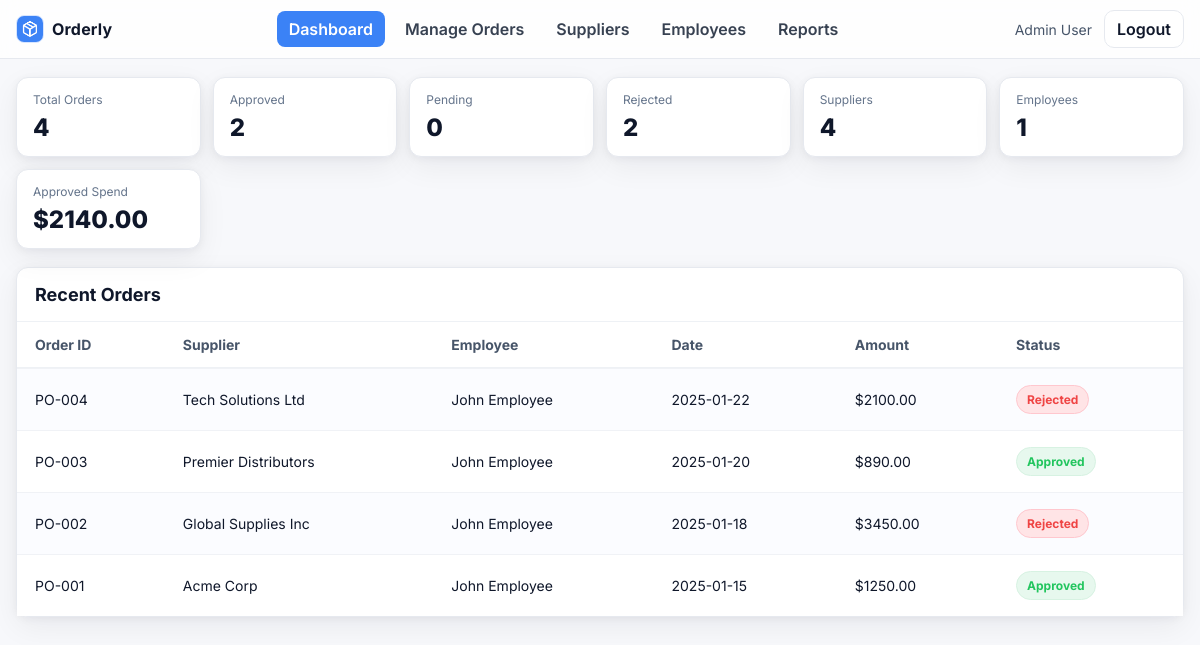
The app's page /admin/dashboard (signed in), older data.
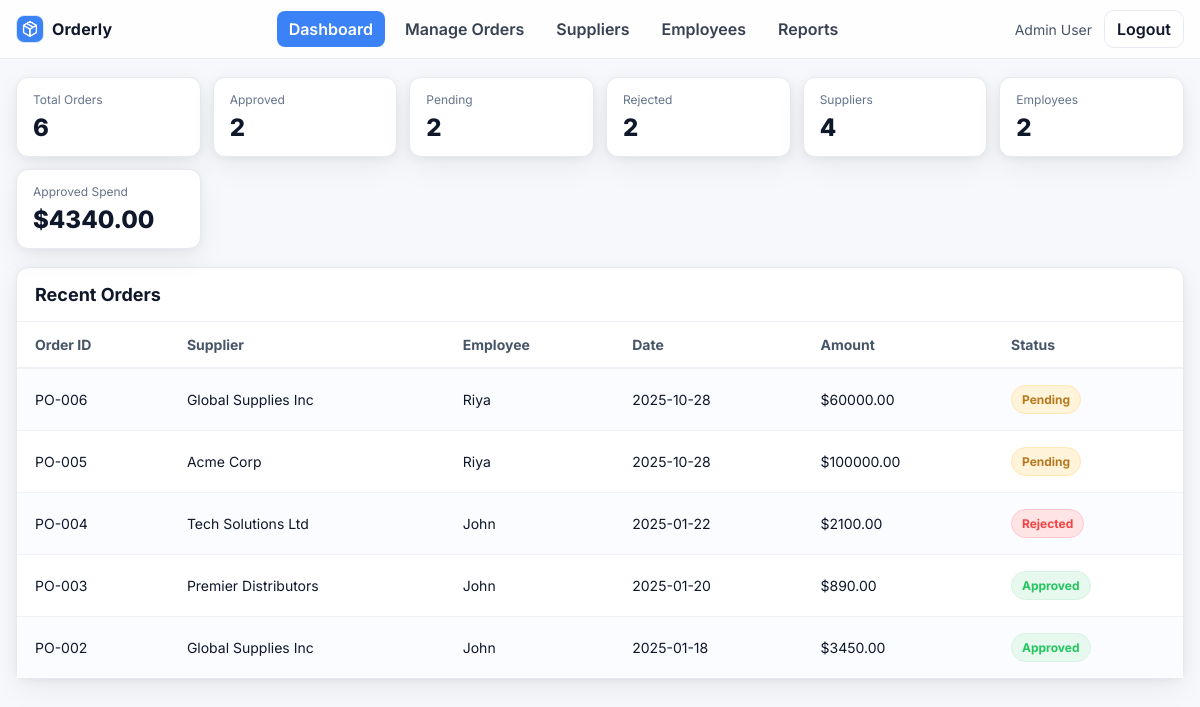
The same page, newer data.
### models.py (models this page shows, shortened)
class Order(db.Model):
    id = db.Column(db.Integer, primary_key=True)
    code = db.Column(db.String(20), unique=True, nullable=False)     # e.g., "PO-001"
    date = db.Column(db.Date, default=date.today, nullable=False)
    amount = db.Column(db.Float, default=0.0)                         # total dollar amount
    product_name = db.Column(db.String(100))
    quantity = db.Column(db.Integer)
    status = db.Column(db.String(20), default="Pending")              # Pending, Approved, Rejected
    employee_id = db.Column(db.Integer, db.ForeignKey('user.id'), nullable=False)
    supplier_id = db.Column(db.Integer, db.ForeignKey('supplier.id')) # nullable if supplier optional

class Supplier(db.Model):
    id = db.Column(db.Integer, primary_key=True)
    name = db.Column(db.String(100))
    contact = db.Column(db.String(100))
    email = db.Column(db.String(100))
    address = db.Column(db.String(200))
    orders = db.relationship('Order', backref='supplier', lazy=True)

class User(db.Model):
    id = db.Column(db.Integer, primary_key=True)
    name = db.Column(db.String(100))
    email = db.Column(db.String(100), unique=True)
    password = db.Column(db.String(100))
    role = db.Column(db.String(20))  # 'admin' or 'employee'
    orders = db.relationship('Order', backref='employee', lazy=True)

### app.py (the view)
@app.route('/admin/dashboard')
def admin_dashboard():
    if session.get('role') != 'admin':
        flash("Unauthorized access"); return redirect('/')
    total_orders = Order.query.count()
    approved = Order.query.filter_by(status="Approved").count()
    pending = Order.query.filter_by(status="Pending").count()
    rejected = Order.query.filter_by(status="Rejected").count()
    total_suppliers = Supplier.query.count()
    total_employees = User.query.filter_by(role='employee').count()
    spend_approved = db.session.query(func.coalesce(func.sum(Order.amount), 0.0)).filter(Order.status=="Approved").scalar()
    latest_orders = Order.query.order_by(Order.id.desc()).limit(5).all()
    return render_template('admin/dashboard.html',
                           total_orders=total_orders,
                           approved=approved,
                           pending=pending,
                           rejected=rejected,
                           total_suppliers=total_suppliers,
                           total_employees=total_employees,
                           spend_approved=round(spend_approved or 0, 2),
                           latest_orders=latest_orders)

### templates/admin/dashboard.html (shortened to what this page needs)
<!doctype html>
<html lang="en">
<head>
  <link rel="stylesheet" href="{{ url_for('static', filename='admin.css') }}">
</head>
<body>
  <header class="adminNavBar">
    <div class="adminNavInner">
      <a class="adminNavBrand" href="{{ url_for('admin_dashboard') }}">
        <img class="adminNavBrandLogo" src="{{ url_for('static', filename='images/logo.png') }}" alt="Orderly logo">
        <span class="adminNavBrandText">Orderly</span>
      </a>
      <nav class="adminNavLinks">
        <a class="adminNavLink adminNavLinkActive" href="{{ url_for('admin_dashboard') }}">Dashboard</a>
        <a class="adminNavLink" href="{{ url_for('admin_orders') }}">Manage Orders</a>
        <a class="adminNavLink" href="{{ url_for('admin_suppliers') }}">Suppliers</a>
        <a class="adminNavLink" href="{{ url_for('admin_employee') }}">Employees</a>
        <a class="adminNavLink" href="{{ url_for('admin_reports') }}">Reports</a>
      </nav>
      <div class="adminNavRight">
        <span class="adminNavUser">{{ session.get('user_name','Admin User') }}</span>
        <a class="adminNavBtn" href="{{ url_for('logout') }}">Logout</a>
      </div>
    </div>
  </header>
  <main class="adminDashboardPage">
    <section class="adminDashKpis">
      <div class="adminDashCard">
        <div class="adminDashCardLabel">Total Orders</div>
        <div class="adminDashCardValue">{{ total_orders }}</div>
      </div>
      <div class="adminDashCard">
        <div class="adminDashCardLabel">Approved</div>
        <div class="adminDashCardValue">{{ approved }}</div>
      </div>
      <div class="adminDashCard">
        <div class="adminDashCardLabel">Pending</div>
        <div class="adminDashCardValue">{{ pending }}</div>
      </div>
      <div class="adminDashCard">
        <div class="adminDashCardLabel">Rejected</div>
        <div class="adminDashCardValue">{{ rejected }}</div>
      </div>
      <div class="adminDashCard">
        <div class="adminDashCardLabel">Suppliers</div>
        <div class="adminDashCardValue">{{ total_suppliers }}</div>
      </div>
      <div class="adminDashCard">
        <div class="adminDashCardLabel">Employees</div>
        <div class="adminDashCardValue">{{ total_employees }}</div>
      </div>
      <div class="adminDashCard">
        <div class="adminDashCardLabel">Approved Spend</div>
        <div class="adminDashCardValue">${{ '%.2f'|format(spend_approved) }}</div>
      </div>
    </section>
    <section class="adminSuppliersPanel" style="margin-top:18px;">
      <div class="adminSuppliersPanelHead">
        <h2 class="adminSuppliersPanelTitle">Recent Orders</h2>
      </div>
      <div class="adminSuppliersTableWrap">
        <table class="adminSuppliersTable">
          <thead>
            <tr>
              <th>Order ID</th>
              <th>Supplier</th>
              <th>Employee</th>
              <th>Date</th>
              <th>Amount</th>
              <th>Status</th>
            </tr>
          </thead>
          <tbody>
            {% for o in latest_orders %}
            <tr>
              <td>{{ o.code }}</td>
              <td>{{ o.supplier.name if o.supplier else '-' }}</td>
              <td>{{ o.employee.name if o.employee else '-' }}</td>
              <td>{{ o.date }}</td>
              <td>${{ '%.2f'|format(o.amount or 0) }}</td>
              <td>
                <span class="adminReportsBadge
                  {% if o.status=='Approved' %}adminReportsBadgeGreen
                  {% elif o.status=='Rejected' %}adminReportsBadgeRed
                  {% else %}adminReportsBadgeAmber{% endif %}">
                  {{ o.status }}
                </span>
              </td>
            </tr>
            {% else %}
            <tr><td colspan="6">No orders yet.</td></tr>
            {% endfor %}
          </tbody>
        </table>
      </div>
    </section>
  </main>
</body>
</html>

Row changes from the older to the newer data that the page shows:
no longer on this page (row edited): Order: code "PO-001", supplier "Acme Corp", employee "John Employee", date "2025-01-15", amount "1250.00", status "Approved"
added Order: code "PO-006", supplier "Global Supplies Inc", employee "Riya", date "2025-10-28", amount "60000.00", status "Pending"
added Order: code "PO-005", supplier "Acme Corp", employee "Riya", date "2025-10-28", amount "100000.00", status "Pending"
changed through a linked row, Order "PO-004": employee "John Employee" → "John"
changed through a linked row, Order "PO-003": employee "John Employee" → "John"
changed Order "PO-002": employee "John Employee" → "John"; status "Rejected" → "Approved"
Text that changed along with them:
{{ total_orders }}: "4" → "6"
{{ pending }}: "0" → "2"
{{ total_employees }}: "1" → "2"
{{ '%.2f'|format(spend_approved) }}: "2140.00" → "4340.00"
